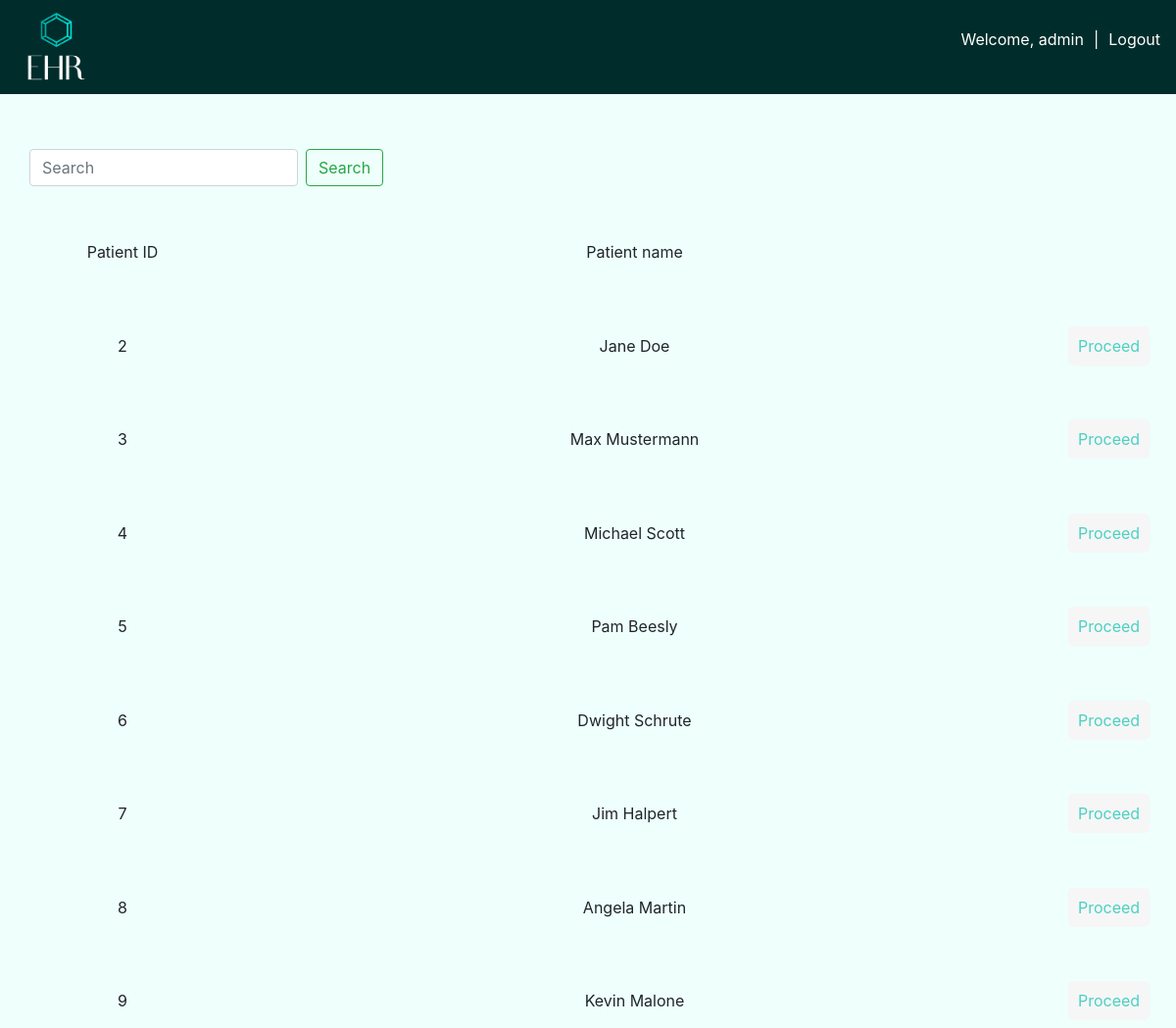
/patConsult1/ (signed in), run on the app's committed database.
### app/models.py (models this page shows, shortened)
class Patients(models.Model):
    SEX_CHOICES = [
        ('M', 'Male'),
        ('F', 'Female'),
        ('O', 'Other')
    ]
    BLOOD_TYPE_CHOICES = [
        ('A+', 'A+'),
        ('A-', 'A-'),
        ('B+', 'B+'),
        ('B-', 'B-'),
        ('AB+', 'AB+'),
        ('AB-', 'AB-'),
        ('O+', 'O+'),
        ('O-', 'O-')
        ]
    name = models.CharField(max_length=255)
    sex = models.CharField(max_length=1, choices=SEX_CHOICES)
    email = models.EmailField()
    phone = models.CharField(max_length=20)
    date_of_birth = models.DateField()
    nationality = models.CharField(max_length=255)
    blood_group = models.CharField(max_length=3,choices=BLOOD_TYPE_CHOICES)
    allergies = models.TextField(blank=True)
    Medical_Surgical_History = models.TextField(blank=True)

### app/views.py (the view)
# urls.py: path('patConsult1/',views.patientConsultationPg1,name='patient_consult_pg1'),
def patientConsultationPg1(request):
    query = request.GET.get('q')
    if query:
        patients = Patients.objects.filter(
            Q(id__icontains=query)|
            Q(name__icontains=query)
        )
    else:
        patients = Patients.objects.all()
    context = {'patients':patients}
    return render(request,'app/patConsult1.html',context)

### app/templates/app/patConsult1.html
{% extends 'index.html' %}
{% block content %}
<div class="container">
    <div class="row">
        <form class="form-inline my-2 my-lg-0" method="GET">
            <input class="form-control mr-sm-2" type="text" placeholder="Search" aria-label="Search" name="q" value="{{ request.GET.q }}">
            <button class="btn btn-outline-success my-2 my-sm-0" type="submit">Search</button>
        </form>
    </div>
    <div class="row">
        <div class="col-2">
            <p>Patient ID</p>
        </div>
        <div class="col">
            <p>Patient name</p>
        </div>
        <div class="col-1">
        </div>
    </div>
    {% for patient in patients %}
    <div class="row">
        <div class="col-2">
            <p>{{patient.id}}</p>
        </div>
        <div class="col">
            <p>{{patient.name}}</p>
        </div>
        <div class="col-1">
            <a class="addPatient_btn" href="{% url 'patient_consult_pg2'  patient.id %}"> Proceed</a>
        </div>
    </div>
    {% endfor %}
</div>
{% endblock content %}

### templates/navbar.html (shortened to what this page needs)
{% load static %}
  <nav class="navbar navbar-expand-md">
        <div class="navbar-collapse collapse w-100 order-1 order-md-0 dual-collapse2">
            <ul class="navbar-nav mr-auto">
                <li class="nav-item active">
                    <a href="{% url 'mainpage' %}"><img class='logo' src="{% static 'images/logo.png' %}"></a>
                </li>
            </ul>
        </div>
        <div class="navbar-collapse collapse w-100 order-3 dual-collapse2">
            <ul class="navbar-nav ml-auto">
                {% if request.user.is_authenticated  %}
                <li class="nav-item">
                    <p class="hello_Text">Welcome, {{request.user.username}}  </p>
                </li>
                <li class="nav-item split">
                    <p>|</p>
                </li>
                <li class="nav-item">
                    <a class="login_logout" href="{% url 'logout' %}">Logout</a>
                </li>
                    {% else %}
                    <a class="login_logout" href="{% url 'login' %}">Login</a>
                    {% endif %}
            </ul>
        </div>
    </nav>

### static/css/style.css (style rules this page uses)
html,body { background-color: #EEFFFC }
nav { background-color: #002D2B; }
.logo { width: 80px; height: 80px; }
.hello_Text { color:white; }
.split { color: white; padding-left: 10px; padding-right: 10px; }
.login_logout { color: white; }
.row { margin-top:5%; text-align: center; }
.addPatient_btn { color:#4AD1C1; background-color:#F6F6F6; padding-left: 10px; padding-right:10px; padding-top:10px; padding-bottom: 10px; border-radius:5px; transition: 0.3s; }

### data on the page
Patients: id "2", name "Jane Doe"
Patients: id "3", name "Max Mustermann"
Patients: id "4", name "Michael Scott"
Patients: id "5", name "Pam Beesly"
Patients: id "6", name "Dwight Schrute"
Patients: id "7", name "Jim Halpert"
Patients: id "8", name "Angela Martin"
Patients: id "9", name "Kevin Malone"

### other printed values
{{ request.user.username }} "admin"
